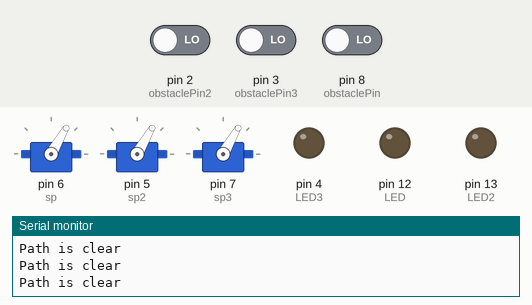
Recording of a sketch running on a simulated Arduino Uno, built with avr-gcc and run on an emulated ATmega328P. Parts: 3 × servo, output pins drawn as LEDs (lit = HIGH), the last lines printed to the serial monitor. The inputs (shaded band) are chosen by the test bench; at power-on: pin 2 (obstaclePin2) LOW, pin 3 (obstaclePin3) LOW, pin 8 (obstaclePin) LOW.

Above: at 3.2 s.
3.3 s: pin 2 (obstaclePin2) driven HIGH
At 4.9 s:
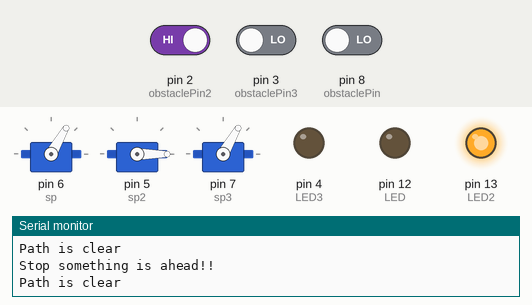
5.4 s: pin 3 (obstaclePin3) driven HIGH
At 8.7 s:
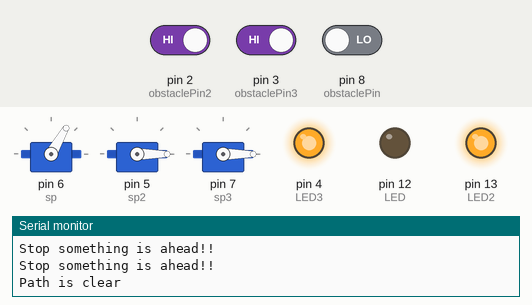
9.0 s: pin 8 (obstaclePin) driven HIGH
At 11.0 s:
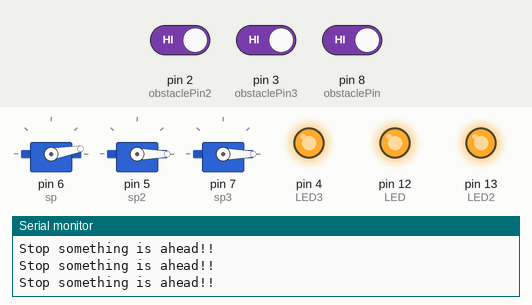
11.7 s: pin 2 (obstaclePin2) driven LOW
At 14.1 s:
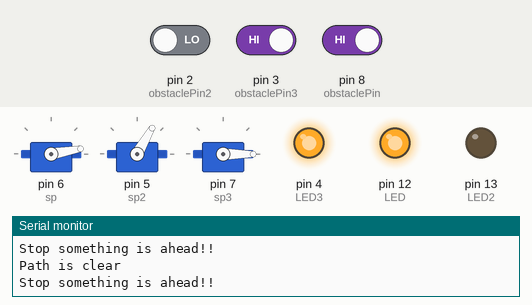
14.4 s: pin 3 (obstaclePin3) driven LOW
At 17.4 s:
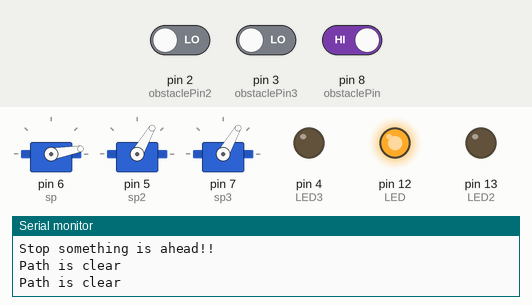
18.3 s: pin 2 (obstaclePin2) driven HIGH
At 20.6 s:
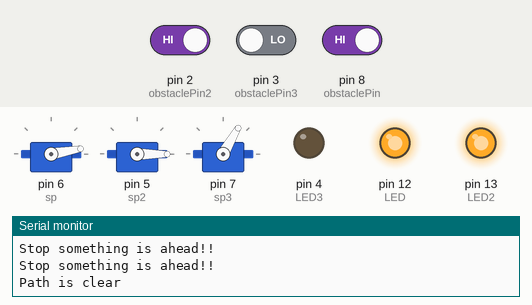
Timing chart, 0 to 22.0 s (numbered marks = the images above; inputs shaded):
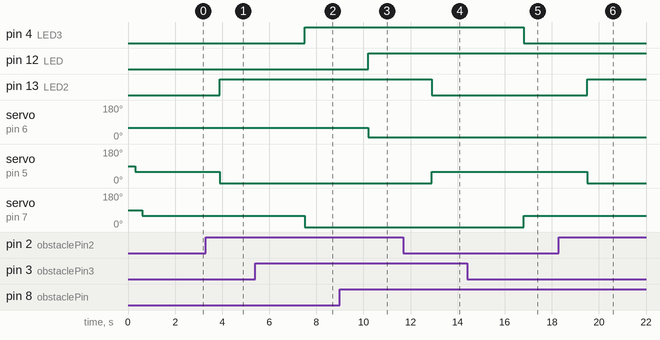

Measured:
- after the input at 3.3 s, pin 13 (LED2): LOW → HIGH after 0.60 s; servo on pin 5 (sp2): 60° → 0° after 0.60 s
- after the input at 5.4 s, pin 4 (LED3): LOW → HIGH after 2.1 s; servo on pin 7 (sp3): 60° → 0° after 2.1 s
- after the input at 9.0 s, pin 12 (LED): LOW → HIGH after 1.2 s; servo on pin 6 (sp): 60° → 10° after 1.2 s
- after the input at 11.7 s, pin 13 (LED2): HIGH → LOW after 1.2 s; servo on pin 5 (sp2): 0° → 60° after 1.2 s
- after the input at 14.4 s, pin 4 (LED3): HIGH → LOW after 2.4 s; servo on pin 7 (sp3): 0° → 60° after 2.4 s
- after the input at 18.3 s, pin 13 (LED2): LOW → HIGH after 1.2 s; servo on pin 5 (sp2): 60° → 0° after 1.2 s

The sketch:

allsenors.ino
```cpp
#include <Servo.h>
int LED = 12; // Use the onboard Uno LED
int obstaclePin = 8;  // This is our input pin
int hasObstacle = HIGH;  // HIGH MEANS NO OBSTACLE
int sp=6;
Servo Servo1;
int LED2 = 13; // Use the onboard Uno LED
int obstaclePin2 = 2;  // This is our input pin
int hasObstacle2 = HIGH;  // HIGH MEANS NO OBSTACLE
int sp2=5;
Servo Servo2;

int LED3 = 4; // Use the onboard Uno LED
int obstaclePin3 = 3;  // This is our input pin
int hasObstacle3 = HIGH;  // HIGH MEANS NO OBSTACLE
int sp3=7;
Servo Servo3;

void setup() {
  Servo1.attach(sp);
  pinMode(LED, OUTPUT);
  pinMode(obstaclePin, INPUT);
  Servo2.attach(sp2);
  pinMode(LED2, OUTPUT);
  pinMode(obstaclePin2, INPUT);
  Servo3.attach(sp3);
  pinMode(LED3, OUTPUT);
  pinMode(obstaclePin3, INPUT);
  Serial.begin(9600);
}
void loop() {
  hasObstacle = digitalRead(obstaclePin); //Reads the output of the obstacle sensor from the 7th PIN of the Digital section of the arduino
   hasObstacle2 = digitalRead(obstaclePin2); //Reads the output of the obstacle sensor from the 7th PIN of the Digital section of the arduino
 hasObstacle3 = digitalRead(obstaclePin3);
  if (hasObstacle == HIGH) //LOW means something is ahead, so illuminates the 13th Port connected LED
  {
    digitalWrite(sp,HIGH);
    Serial.println("Stop something is ahead!!");
    digitalWrite(LED, HIGH);//Illuminates the 13th Port LED
    Servo1.write(10);
   delay(300);
   // Make servo go to 90 degrees

   delay(300);
  }
  else
  {
    Serial.println("Path is clear");
    digitalWrite(sp,LOW);
     digitalWrite(LED, LOW);//Illuminates the 13th Port LED
    Servo1.write(60);
    delay(300);
  }

   if (hasObstacle2 == HIGH) //LOW means something is ahead, so illuminates the 13th Port connected LED
  {
    digitalWrite(sp2,HIGH);
    Serial.println("Stop something is ahead!!");
    digitalWrite(LED2, HIGH);//Illuminates the 13th Port LED
    Servo2.write(0);
   delay(300);
   // Make servo go to 90 degrees

    delay(300);
  }
  else
  {
    Serial.println("Path is clear");
    digitalWrite(sp2,LOW);
     digitalWrite(LED2, LOW);//Illuminates the 13th Port LED
    Servo2.write(60);
    delay(300);
  }

 if (hasObstacle3 == HIGH) //LOW means something is ahead, so illuminates the 13th Port connected LED
  {
    digitalWrite(sp3,HIGH);
    Serial.println("Stop something is ahead!!");
    digitalWrite(LED3, HIGH);//Illuminates the 13th Port LED
    Servo3.write(0);
   delay(300);
   // Make servo go to 90 degrees

    delay(300);
  }
  else
  {
    Serial.println("Path is clear");
    digitalWrite(sp3,LOW);
     digitalWrite(LED3, LOW);//Illuminates the 13th Port LED
    Servo3.write(60);
    delay(300);
  }
    delay(300);
}
```
